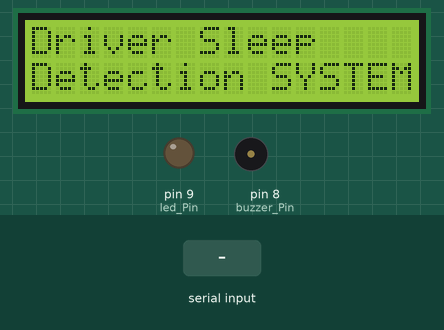
A sketch run on a simulated Arduino Uno, built with avr-gcc and run on an emulated ATmega328P. On the bench: 16×2 character LCD, output pins drawn as LEDs (lit = HIGH), buzzer (waves = sounding, pin HIGH). The test bench sets the inputs (shaded band).

Above: at 1.2 s.
1.3 s: "a" received over Serial
At 1.6 s:
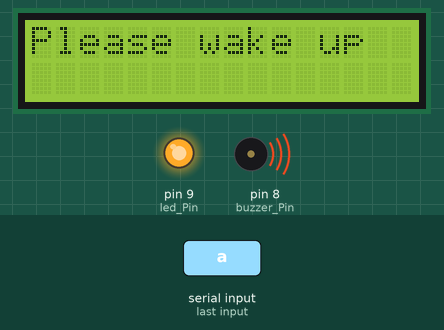
At 4.1 s:
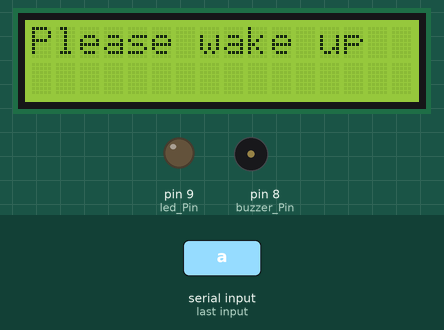
4.3 s: "b" received over Serial
At 5.1 s:
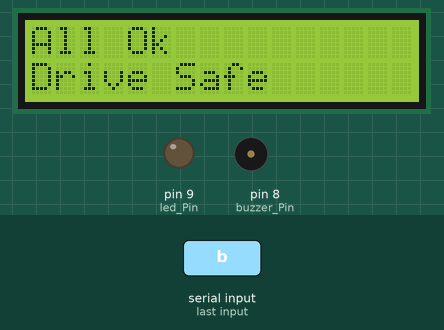
Timing chart, 0 to 7.3 s (numbered marks = the images above; inputs shaded):
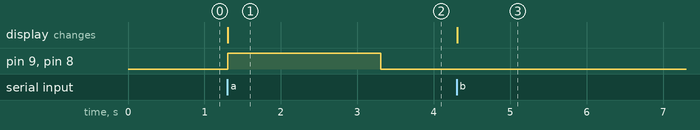

Measured:
- after the input at 1.3 s, pin 9 (led_Pin), pin 8 (buzzer_Pin): LOW → HIGH at once, → LOW 2.0 s later; the display: changes at once (image 1)
- after the input at 4.3 s, the display: changes at once (image 3)

The sketch:

arduino.ino
```cpp
#include <LiquidCrystal.h>


LiquidCrystal lcd(12, 11, 5, 4, 3,2);
const int buzzer_Pin = 8;
const int led_Pin = 9;
char sleep_status = 0;

void setup() {
  Serial.begin(9600);
  pinMode(buzzer_Pin, OUTPUT);
  pinMode(led_Pin, OUTPUT);
  lcd.begin(16, 2);
  lcd.print("Driver Sleep ");
  lcd.setCursor(0,2);
  lcd.print("Detection SYSTEM");
  digitalWrite(buzzer_Pin, LOW);
  digitalWrite(led_Pin, LOW);
}
void loop()
{
    while (Serial.available() > 0)
  {
    sleep_status = Serial.read();
    if(sleep_status == 'a')
    {
        lcd.clear();
        lcd.print("Please wake up");
        digitalWrite(buzzer_Pin, HIGH);
        digitalWrite(led_Pin, HIGH);
        delay(2000);
        digitalWrite(buzzer_Pin, LOW);
        digitalWrite(led_Pin, LOW);

        delay(100);
    }
    else if(sleep_status == 'b')
    {
        lcd.clear();
        lcd.print("All Ok");
        lcd.setCursor(0,2);
        lcd.print("Drive Safe");
        digitalWrite(buzzer_Pin, LOW);
        digitalWrite(led_Pin, LOW);
        delay(2000);
    }
    else
    {
      /* Do Nothing */
    }
  }
}
```
